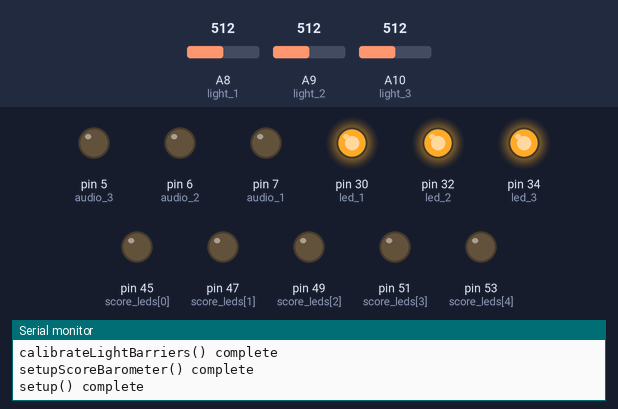
This sketch was run on a simulated Arduino Mega 2560, built with avr-gcc and run on an emulated ATmega2560. On the bench: output pins drawn as LEDs (lit = HIGH), the last lines printed to the serial monitor. Dashed ring = blinking. The test bench sets the inputs (shaded band); at power-on: A8 (light_1) = 512, A10 (light_3) = 512, A9 (light_2) = 512. Random numbers use the default seed unless the sketch sets one; the audio player accepts every command and is not drawn.

Above: at 1.9 s.
2.0 s: A8 (light_1) set to 534
At 2.15 s:
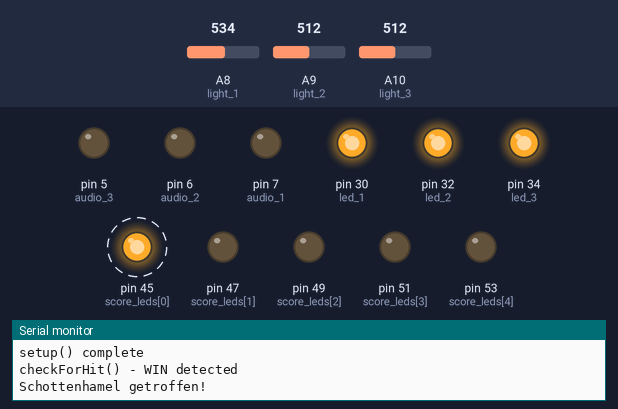
At 4.83 s:
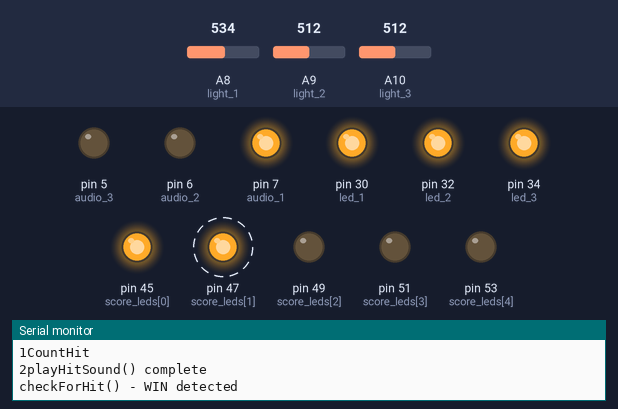
5.0 s: A8 (light_1) set to 511
7.7 s: A10 (light_3) set to 579
9.2 s: A10 (light_3) set to 607
At 12.8 s:
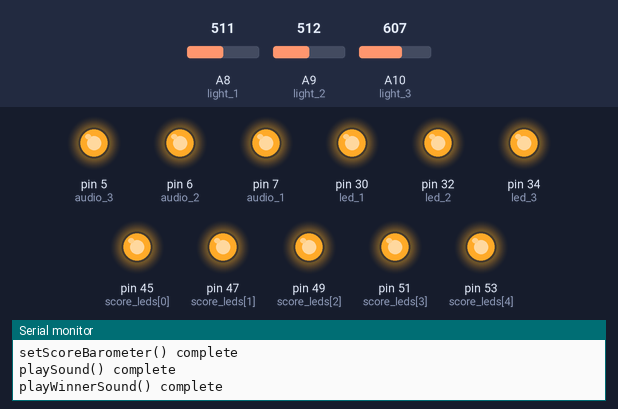
Timing chart, 0 to 39.1 s (numbered marks = the images above; inputs shaded):
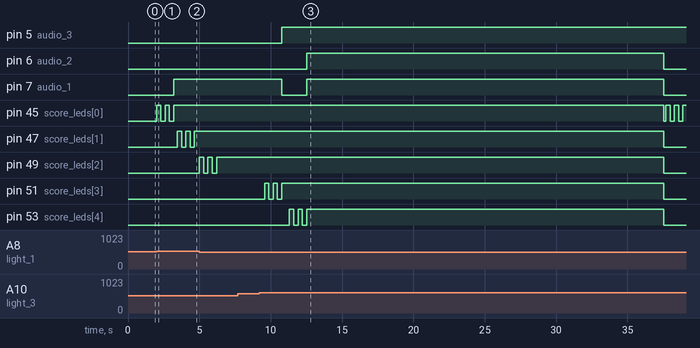

The sketch:

Ard_Mega.ino
```cpp
#include "Arduino.h"
#include "SoftwareSerial.h"
#include "DFRobotDFPlayerMini.h"

/*********************************VARIABLEN**********************************/

//PIN-BELEGUNG
//Zelt-Lichtsensoren (analog)
int light_1 = A8;
int light_2 = A9;
int light_3 = A10;

//Zelt-LEDs (digital)
int led_1 = 30;
int led_2 = 32;
int led_3 = 34;

//Sound
SoftwareSerial mySoftwareSerial(10, 11); // RX, TX
DFRobotDFPlayerMini myDFPlayer;
void printDetail(uint8_t type, int value);

//Lautsprecher
int audio_1 = 7;
int audio_2 = 6;
int audio_3 = 5;

//Barometer-LEDs (digital)
int score_leds[] = {45, 47, 49, 51, 53};

//SENSOREN
//Grenzwerte der Lichtsensoren
int thresh_1, thresh_2, thresh_3;

//Messwerte der Lichtsensoren
int val_1, val_2, val_3;

//LOGIK
//Punktestand
int score = 0;

//Counter für Sounds
int countHit = int(random(1, 5)); //hit sound 1-4
int countFail = int(random(5, 9)); //fail sounds 5-8
int countWin = int(random(9, 12)); //win sounds 9-11

//Launch
boolean launched;
unsigned long lastLaunchTime = 10000000; ////////////////////////////change to 3000
unsigned long timeUntilFail = 3000;

/**************************SETUP UND LOOP**********************************/
void setup() {
 //SERIAL COM
 Serial.begin(9600);

 //SOUND
 setupSound();

 //LIGHT-BARRIERS
 setupLightBarriers();
 calibrateLightBarriers();

 //SCORE BAROMETER
 setupScoreBarometer();

 Serial.println("setup() complete");

}

void loop() {
    checkForHit();
    delay(100);

    if (myDFPlayer.available()) {
      printDetail(myDFPlayer.readType(), myDFPlayer.read()); //Print the detail message from DFPlayer to handle different errors and states.
  }
}
/**************************** SOUND **********************************/

void setupSound(){
  //set pins for audio
   pinMode(audio_1, OUTPUT);
   pinMode(audio_2, OUTPUT);
   pinMode(audio_3, OUTPUT);

   mySoftwareSerial.begin(9600);

   Serial.println();
   Serial.println(F("DFRobot DFPlayer Mini Demo"));
   Serial.println(F("Initializing DFPlayer ... (May take 3~5 seconds)"));

   if (!myDFPlayer.begin(mySoftwareSerial)) {  //Use softwareSerial to communicate with mp3.
    Serial.println(F("Unable to begin:"));
    Serial.println(F("1.Please recheck the connection!"));
    Serial.println(F("2.Please insert the SD card!"));
    while(true){
      delay(0); // Code to compatible with ESP8266 watch dog.
    }
  }
  Serial.println(F("DFPlayer Mini online."));

  myDFPlayer.volume(25);  //Set volume value. From 0 to 30

  Serial.println("setupSound() complete");
}

//0 = all, 1,2,3 = tent
void playHitSound(int tent){
  digitalWrite(audio_1, LOW);
  digitalWrite(audio_2, LOW);
  digitalWrite(audio_3, LOW);

   switch(tent){
    case 0:
      digitalWrite(audio_1, HIGH);
      digitalWrite(audio_2, HIGH);
      digitalWrite(audio_3, HIGH);
      break;
    case 1:
      digitalWrite(audio_1, HIGH);
      break;
    case 2:
      digitalWrite(audio_2, HIGH);
      break;
    case 3:
      digitalWrite(audio_3, HIGH);
      break;
    default:
      digitalWrite(audio_1, HIGH);
      digitalWrite(audio_2, HIGH);
      digitalWrite(audio_3, HIGH);
  }

  //Play random sound between 0001 and 0004
  //int id = int(random(1, 5));
  playSound(countHit);
  countHit++;
  if (countHit == 5) {
    countHit = 1;
  }
  Serial.println("Tent ");
  Serial.print(tent);
  Serial.println("CountHit ");
  Serial.print(countHit);
  Serial.println("playHitSound() complete");
}

void playFailSound(){
  digitalWrite(audio_1, HIGH);
  digitalWrite(audio_2, HIGH);
  digitalWrite(audio_3, HIGH);

  //Play random sound between 0005 and 0008
  //int id = int(random(5, 9));
  playSound(countFail);
  countFail++;
  if (countFail == 9) {
    countFail = 5;
  }
  Serial.println("playFailSound() complete");
}

void playWinnerSound(){
  digitalWrite(audio_1, HIGH);
  digitalWrite(audio_2, HIGH);
  digitalWrite(audio_3, HIGH);

  //Play random sound between 0009 and 0011
  playSound(countWin);
  countWin++;
  if (countWin == 12) {
    countWin = 9;
  }
  Serial.println("playWinnerSound() complete");
}

void playSound(int id){
  myDFPlayer.playMp3Folder(id);

  Serial.println("playSound() complete");
}

//CODE AUS SOUND BEISPIEL
void printDetail(uint8_t type, int value){
  switch (type) {
    case TimeOut:
      Serial.println(F("Time Out!"));
      break;
    case WrongStack:
      Serial.println(F("Stack Wrong!"));
      break;
    case DFPlayerCardInserted:
      Serial.println(F("Card Inserted!"));
      break;
    case DFPlayerCardRemoved:
      Serial.println(F("Card Removed!"));
      break;
    case DFPlayerCardOnline:
      Serial.println(F("Card Online!"));
      break;
    case DFPlayerUSBInserted:
      Serial.println("USB Inserted!");
      break;
    case DFPlayerUSBRemoved:
      Serial.println("USB Removed!");
      break;
    case DFPlayerPlayFinished:
      Serial.print(F("Number:"));
      Serial.print(value);
      Serial.println(F(" Play Finished!"));
      break;
    case DFPlayerError:
      Serial.print(F("DFPlayerError:"));
      switch (value) {
        case Busy:
          Serial.println(F("Card not found"));
          break;
        case Sleeping:
          Serial.println(F("Sleeping"));
          break;
        case SerialWrongStack:
          Serial.println(F("Get Wrong Stack"));
          break;
        case CheckSumNotMatch:
          Serial.println(F("Check Sum Not Match"));
          break;
        case FileIndexOut:
          Serial.println(F("File Index Out of Bound"));
          break;
        case FileMismatch:
          Serial.println(F("Cannot Find File"));
          break;
        case Advertise:
          Serial.println(F("In Advertise"));
          break;
        default:
          break;
      }
      break;
    default:
      break;
  }

}

/********************************WIN LOGIC***********************************/

void checkForHit(){
  if(millis() < lastLaunchTime + timeUntilFail){
    //CHECK FOR WIN
    //Serial.println("checkForHit() - Checking...");
    int tent = checkLightBarriers();
    if(tent != 0){
      //WIN
      Serial.println("checkForHit() - WIN detected");
      printSuccess(tent);
      adjustScore();
      //sound
      if (score<5) {
        playHitSound(tent);
        //playFailSound();
      }
      //set inactive
      launched = false;
    }
  } else {
    //FAIL
     Serial.println("checkForHit() - FAIL detected");
    //sound
    playFailSound();
    //set inactive
    launched = false;
   }
   //Serial.println("checkForHit() complete");
}

void adjustScore(){
  score++;
  setScoreBarometer(score);
  if(score == 5){
    playWinnerSound();
    resetScore();
  }

  Serial.print("New score: ");
  Serial.println(score);
}


/********************************LIGHT BARRIERS***********************************/

void setupLightBarriers(){
   //Leds
   pinMode(led_1, OUTPUT);
   pinMode(led_2, OUTPUT);
   pinMode(led_3, OUTPUT);

   digitalWrite(led_1, HIGH);
   digitalWrite(led_2, HIGH);
   digitalWrite(led_3, HIGH);

   //Lichtsensoren
   pinMode(light_1, INPUT);
   pinMode(light_2, INPUT);
   pinMode(light_3, INPUT);

   Serial.println("setupLightBarriers() complete");
}

void calibrateLightBarriers(){
  //Lichtsensoren lesen
  readLightBarriers();

  Serial.print("val_1: ");
  Serial.println(val_1);
  Serial.print("val_2: ");
  Serial.println(val_2);
  Serial.print("val_3: ");
  Serial.println(val_3);

  //Grenzwerte setzen
  //thresh_1 = val_1 + 20;
  //thresh_2 = val_2 - 20;
  //thresh_3 = val_3 +100;

  thresh_1 = val_1 + 10;
  thresh_2 = val_2 - 10;
  thresh_3 = val_3 +80;

  Serial.print("thresh_1: ");
  Serial.println(thresh_1);
  Serial.print("thresh_2: ");
  Serial.println(thresh_2);
  Serial.print("thresh_3: ");
  Serial.println(thresh_3);

  Serial.println("calibrateLightBarriers() complete");
}

void readLightBarriers(){
  //Lichtsensoren lesen
  val_1 = analogRead(light_1);
  val_2 = analogRead(light_2);
  val_3 = analogRead(light_3);

//  Serial.print("Zelt 1: ");
//  Serial.println(val_1);
//  Serial.print("Zelt 2: ");
//  Serial.println(val_2);
//  Serial.print("Zelt 3: ");
//  Serial.println(val_3);
 //Serial.println("readLightBarriers() complete");
}

//return 0 for nothing, 1/2/3 for tent
int checkLightBarriers(){
  //Serial.println("checkLightBarriers()");
  //Lichtsensoren lesen
  readLightBarriers();

  //Treffer prüfen
  if(val_1 > thresh_1){
    return 1;
  } else if(val_2 < thresh_2){
    return 2;
  } else if(val_3 > thresh_3){
    return 3;
  }

  return 0;
}


/***********SCORE BAROMETER**************/

void setupScoreBarometer(){
  for(int i = 0; i < 5; i++){
    pinMode(score_leds[i], OUTPUT);
    digitalWrite(score_leds[i], LOW);
  }

  Serial.println("setupScoreBarometer() complete");
}

void setScoreBarometer(int score){

  //old score items
  if(score > 1){
    for(int i = 0; i < score - 1; i++){
    digitalWrite(score_leds[i], HIGH);
    delay(100);
    }
  }

  //new score item
  digitalWrite(score_leds[score - 1], HIGH);
  delay(300);
  digitalWrite(score_leds[score - 1], LOW);
  delay(300);
  digitalWrite(score_leds[score - 1], HIGH);
  delay(300);
  digitalWrite(score_leds[score - 1], LOW);
  delay(300);
  digitalWrite(score_leds[score - 1], HIGH);

  Serial.println("setScoreBarometer() complete");
}

void resetScore() {
  delay(25000); //für eine längere Party
  score = 0;
  //shut down all score LED's
  for(int i = 0; i < 5; i++){
    digitalWrite(score_leds[i], LOW);
  }
  Serial.println("resetScore() complete");
}

/********PRINTS**********/

void printSuccess(int tent_id){
  String tent;
  switch(tent_id){
    case 1:
      tent = "Schottenhamel";
      break;
    case 2:
      tent = "Hacker";
      break;
    case 3:
      tent = "Paulaner";
      break;
    default:
      tent = "Unbekannt";
  }
  Serial.print(tent);
  Serial.println(" getroffen!");
}

void printScore(){
  Serial.print("Punktestand: ");
  Serial.println(score);
}
```

Measured:
- the behaviour switches between 522 and 523 on A8 (light_1) (found by bisection; images 0 and 1)
- the behaviour switches between 592 and 593 on A10 (light_3) (found by bisection; images 2 and 3)
- after the input at 2.0 s, pin 7 (audio_1): LOW → HIGH after 1.2 s; pin 45 (score_leds[0]): alternates HIGH for 0.30 s and LOW for 0.30 s, 5 changes in all, then stays HIGH, starting at once; pin 47 (score_leds[1]): alternates HIGH for 0.30 s and LOW for 0.30 s, starting after 1.5 s
- after the input at 7.7 s, every drawn part: stays the same
- after the input at 9.2 s, pin 5 (audio_3): LOW → HIGH after 1.6 s; pin 6 (audio_2): LOW → HIGH after 3.3 s, → LOW 25.0 s later
- by itself, pin 49 (score_leds[2]): alternates HIGH for 0.30 s and LOW for 0.30 s, 5 changes in all, then stays HIGH
